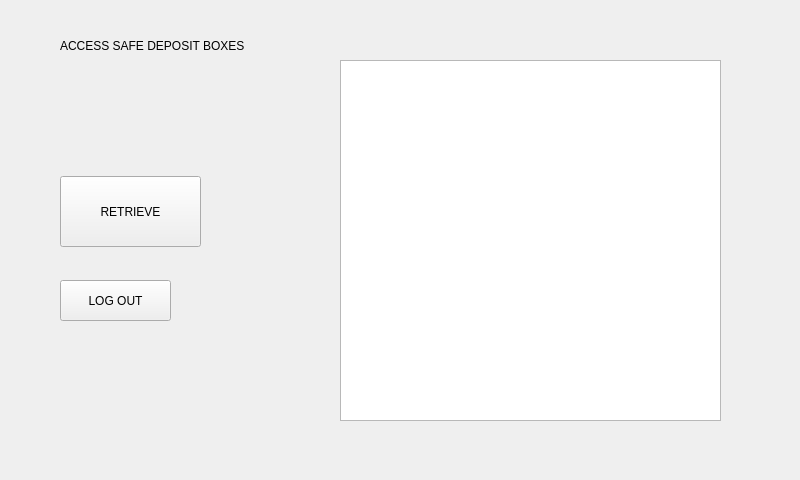
<?xml version="1.0" encoding="UTF-8"?>
<ui version="4.0">
 <class>UserBoxAccess</class>
 <widget class="QWidget" name="UserBoxAccess">
  <property name="geometry">
   <rect>
    <x>0</x>
    <y>0</y>
    <width>800</width>
    <height>480</height>
   </rect>
  </property>
  <property name="windowTitle">
   <string>Form</string>
  </property>
  <widget class="QPushButton" name="retrieveButton">
   <property name="geometry">
    <rect>
     <x>60</x>
     <y>176</y>
     <width>141</width>
     <height>71</height>
    </rect>
   </property>
   <property name="text">
    <string>RETRIEVE</string>
   </property>
  </widget>
  <widget class="QPushButton" name="logOutButton">
   <property name="geometry">
    <rect>
     <x>60</x>
     <y>280</y>
     <width>111</width>
     <height>41</height>
    </rect>
   </property>
   <property name="text">
    <string>LOG OUT</string>
   </property>
  </widget>
  <widget class="QListWidget" name="boxListWidget">
   <property name="geometry">
    <rect>
     <x>340</x>
     <y>60</y>
     <width>381</width>
     <height>361</height>
    </rect>
   </property>
  </widget>
  <widget class="QLabel" name="label">
   <property name="geometry">
    <rect>
     <x>60</x>
     <y>30</y>
     <width>221</width>
     <height>31</height>
    </rect>
   </property>
   <property name="text">
    <string>ACCESS SAFE DEPOSIT BOXES</string>
   </property>
  </widget>
  <widget class="QLabel" name="label_2">
   <property name="geometry">
    <rect>
     <x>60</x>
     <y>70</y>
     <width>69</width>
     <height>17</height>
    </rect>
   </property>
   <property name="text">
    <string/>
   </property>
  </widget>
 </widget>
 <resources/>
 <connections/>
</ui>
